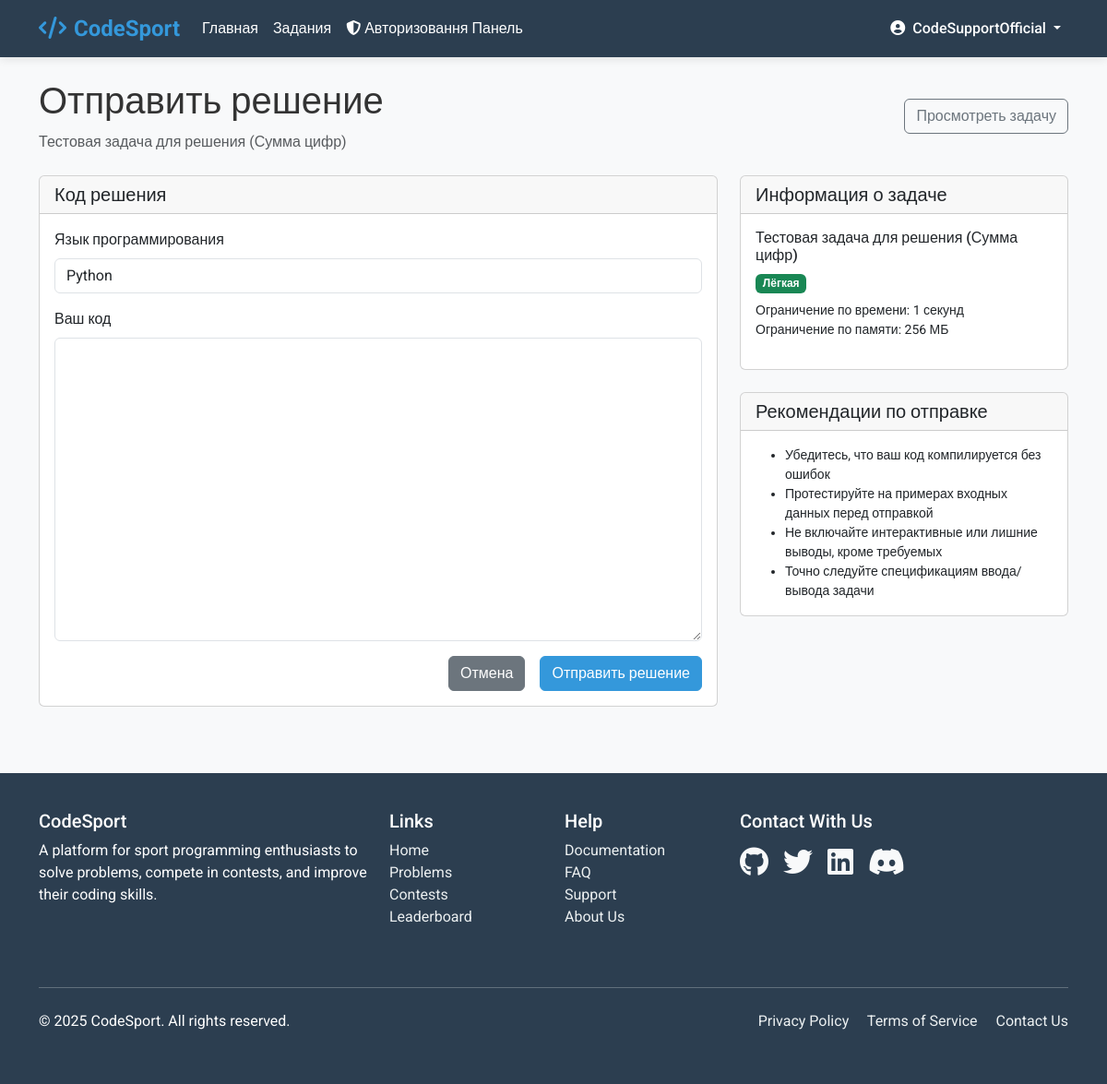
Screenshot of /problems/3/submit/ (signed in) with the database file from the repository.
### LearnApp/models.py (models this page shows, shortened)
class Problem(models.Model):
    DIFFICULTY_CHOICES = [
        ('easy', 'Easy'),
        ('medium', 'Medium'),
        ('hard', 'Hard'),
    ]
    title = models.CharField(max_length=200)
    description = models.TextField()
    author = models.ForeignKey(User, on_delete=models.CASCADE)
    created_at = models.DateTimeField(auto_now_add=True)
    difficulty = models.CharField(max_length=10, choices=DIFFICULTY_CHOICES)
    time_limit = models.IntegerField(default=1, help_text="Time limit in seconds")
    memory_limit = models.IntegerField(default=256, help_text="Memory limit in MB")
    template_code = models.TextField(blank=True, help_text="Initial code template for users")

### LearnApp/views.py (the view)
# urls.py: path('problems/<int:problem_id>/submit/', views.submit_solution, name='submit_solution'),
@login_required
def submit_solution(request, problem_id):
    problem = get_object_or_404(Problem, id=problem_id)
    test_cases = TestCase.objects.filter(problem=problem)
    if request.method == 'POST':
        form = SubmissionForm(request.POST)
        if form.is_valid():
            submission = form.save(commit=False)
            submission.problem = problem
            submission.user = request.user
            submission.total_test_cases = test_cases.count()
            results = run_code(submission.code, submission.language, test_cases)
            submission.test_cases_passed = results['passed']
            if results['passed'] == test_cases.count():
                submission.verdict = 'accepted'
                messages.success(request, 'Congratulations! All test cases passed.')
            else:
                submission.verdict = 'wrong_answer'
                messages.warning(request, f'{results["passed"]} out of {test_cases.count()} test cases passed.')
            submission.save()
            return redirect('submission_result', submission_id=submission.id)
    else:
        initial_code = problem.template_code if problem.template_code else ''
        form = SubmissionForm(initial={'code': initial_code, 'language': 'python'})
    return render(request, 'main/submit_solution.html', {
        'problem': problem,
        'form': form,
        'test_cases_count': test_cases.count()
    })

### LearnApp/forms.py
class SubmissionForm(forms.ModelForm):
    class Meta:
        model = Submission
        fields = ['code', 'language']
        widgets = {
            'code': forms.Textarea(attrs={'rows': 15, 'class': 'form-control code-editor'}),
            'language': forms.Select(attrs={'class': 'form-control'}),
        }

### templates/main/submit_solution.html (shortened to what this page needs)
{% extends 'base.html' %}
{% block content %}
<div class="container py-4">
    <div class="d-flex justify-content-between align-items-center mb-4">
        <div>
            <h1>Отправить решение</h1>
            <p class="text-muted mb-0">{{ problem.title }}</p>
        </div>
        <a href="{% url 'problem_detail' problem.id %}" class="btn btn-outline-secondary">Просмотреть задачу</a>
    </div>
    <div class="row">
        <div class="col-lg-8">
            <div class="card">
                <div class="card-header">
                    <h5 class="mb-0">Код решения</h5>
                </div>
                <div class="card-body">
                    <form method="post">
                        <div class="mb-3">
                            <label for="{{ form.language.id_for_label }}" class="form-label">Язык программирования</label>
                            {{ form.language }}
                        </div>
                        <div class="mb-3">
                            <label for="{{ form.code.id_for_label }}" class="form-label">Ваш код</label>
                            {{ form.code }}
                        </div>
                        <div class="d-grid gap-2 d-md-flex justify-content-md-end">
                            <a href="{% url 'problem_detail' problem.id %}" class="btn btn-secondary me-md-2">Отмена</a>
                            <button type="submit" class="btn btn-primary">Отправить решение</button>
                        </div>
                    </form>
                </div>
            </div>
        </div>
        <div class="col-lg-4">
            <div class="card mb-4">
                <div class="card-header">
                    <h5 class="mb-0">Информация о задаче</h5>
                </div>
                <div class="card-body">
                    <h6>{{ problem.title }}</h6>
                    <div class="mb-2">
                        {% if problem.difficulty == 'easy' %}
                        <span class="badge bg-success">Лёгкая</span>
                        {% elif problem.difficulty == 'medium' %}
                        <span class="badge bg-warning">Средняя</span>
                        {% else %}
                        <span class="badge bg-danger">Сложная</span>
                        {% endif %}
                    </div>
                    <p class="small mb-0">Ограничение по времени: {{ problem.time_limit }} секунд</p>
                    <p class="small">Ограничение по памяти: {{ problem.memory_limit }} МБ</p>
                </div>
            </div>
            <div class="card">
                <div class="card-header">
                    <h5 class="mb-0">Рекомендации по отправке</h5>
                </div>
                <div class="card-body">
                    <ul class="small mb-0">
                        <li>Убедитесь, что ваш код компилируется без ошибок</li>
                        <li>Протестируйте на примерах входных данных перед отправкой</li>
                        <li>Не включайте интерактивные или лишние выводы, кроме требуемых</li>
                        <li>Точно следуйте спецификациям ввода/вывода задачи</li>
                    </ul>
                </div>
            </div>
        </div>
    </div>
</div>
{% endblock %}

### templates/base.html (shortened to what this page needs)
<!DOCTYPE html>
<html lang="en">
<head>
    <link href="https://cdn.jsdelivr.net/npm/bootstrap@5.3.0/dist/css/bootstrap.min.css" rel="stylesheet">
    <link rel="stylesheet" href="https://cdnjs.cloudflare.com/ajax/libs/font-awesome/6.4.0/css/all.min.css">
</head>
<body>
    <nav class="navbar navbar-expand-lg navbar-dark sticky-top">
        <div class="container">
            <a class="navbar-brand" href="{% url 'home' %}">
                <i class="fas fa-code me-2"></i>CodeSport
            </a>
            <div class="collapse navbar-collapse" id="navbarNav">
                <ul class="navbar-nav me-auto">
                    <li class="nav-item">
                        <a class="nav-link" href="{% url 'home' %}">Главная</a>
                    </li>
                    <li class="nav-item">
                        <a class="nav-link" href="{% url 'problems' %}">Задания</a>
                    </li>
                    {% if user.username == 'CodeSupportOfficial' %}
                        <li class="nav-item">
                            <a class="nav-link" href="{% url 'admin_panel' %}">
                                <i class="fas fa-shield-alt me-1"></i>Авторизовання Панель
                            </a>
                        </li>
                    {% endif %}
                </ul>
                <ul class="navbar-nav">
                    {% if user.is_authenticated %}
                    <li class="nav-item dropdown">
                        <a class="nav-link dropdown-toggle" href="#" id="navbarDropdown" role="button" data-bs-toggle="dropdown">
                            <i class="fas fa-user-circle me-1"></i> {{ user.username }}
                        </a>
                    </li>
                    {% endif %}
                </ul>
            </div>
        </div>
    </nav>
    <main class="content-wrapper">
    {% block content %}
    {% endblock %}
    </main>
    <footer class="footer mt-5">
        <div class="container">
            <div class="row">
                <div class="col-md-4 mb-4">
                    <h5>CodeSport</h5>
                    <p>A platform for sport programming enthusiasts to solve problems, compete in contests, and improve their coding skills.</p>
                </div>
                <div class="col-md-2 mb-4">
                    <h5>Links</h5>
                    <ul class="list-unstyled">
                        <li><a href="{% url 'home' %}">Home</a></li>
                        <li><a href="{% url 'problems' %}">Problems</a></li>
                        <li><a href="{% url 'contests' %}">Contests</a></li>
                        <li><a href="{% url 'leaderboard' %}">Leaderboard</a></li>
                    </ul>
                </div>
                <div class="col-md-2 mb-4">
                    <h5>Help</h5>
                    <ul class="list-unstyled">
                        <li><a href="#">Documentation</a></li>
                        <li><a href="#">FAQ</a></li>
                        <li><a href="#">Support</a></li>
                        <li><a href="{% url 'about' %}">About Us</a></li>
                    </ul>
                </div>
                <div class="col-md-4 mb-4">
                    <h5>Contact With Us</h5>
                    <div class="d-flex mt-3">
                        <a href="https://github.com/artemlolnnn" class="me-3 text-light"><i class="fab fa-github fa-2x"></i></a>
                        <a href="#" class="me-3 text-light"><i class="fab fa-twitter fa-2x"></i></a>
                        <a href="#" class="me-3 text-light"><i class="fab fa-linkedin fa-2x"></i></a>
                        <a href="https://discord.com/channels/@me/1177245625406992415" class="me-3 text-light"><i class="fab fa-discord fa-2x"></i></a>
                    </div>
                </div>
            </div>
            <hr class="my-4 bg-light">
            <div class="row">
                <div class="col-md-6">
                    <p>&copy; 2025 CodeSport. All rights reserved.</p>
                </div>
                <div class="col-md-6 text-md-end">
                    <a href="#" class="me-3">Privacy Policy</a>
                    <a href="#" class="me-3">Terms of Service</a>
                    <a href="#">Contact Us</a>
                </div>
            </div>
        </div>
    </footer>
</body>
</html>

### templates/base.html (style rules this page uses)
:root { --primary: #3498db; --secondary: #2c3e50; --accent: #e74c3c; --light: #ecf0f1; --dark: #2c3e50; --success: #2ecc71; --warning: #f39c12; }
body { font-family: 'Roboto', sans-serif; background-color: #f8f9fa; color: #333; }
.navbar { background-color: var(--secondary); box-shadow: 0 2px 10px rgba(0, 0, 0, 0.1); }
.navbar-brand { font-weight: 700; color: var(--primary) !important; font-size: 1.5rem; }
.nav-link { color: white !important; font-weight: 500; transition: color 0.3s; }
.btn-primary { background-color: var(--primary); border-color: var(--primary); }
.footer { background-color: var(--secondary); color: white; padding: 40px 0; }
.footer a { color: var(--light); text-decoration: none; transition: color 0.3s; }
.content-wrapper { min-height: calc(100vh - 160px); }

### templates/main/submit_solution.html (style rules this page uses)
.code-editor { font-family: 'Roboto Mono', monospace; font-size: 14px; }

### rows the page displays
Problem: title "Тестовая задача для решения (Сумма цифр)", time_limit "1", memory_limit "256"

### other values shown
{{ user.username }} "CodeSupportOfficial"
